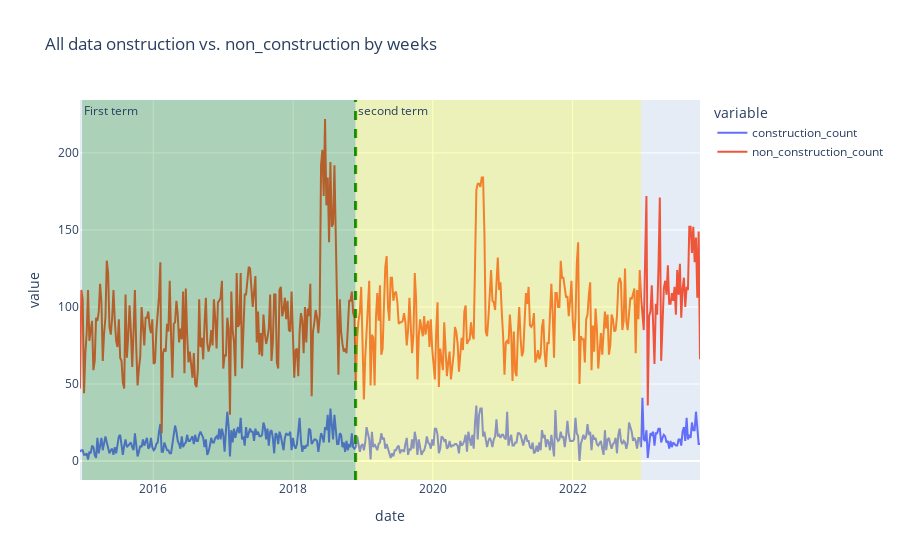

The code cell stored with this chart in its notebook:
### Code cell
import plotly.express as px

fig = px.line(weekly_frequency, x="date", y=["construction_count","non_construction_count"], title='All data onstruction vs. non_construction by weeks')
fig.add_vline(x="2018-11-24", line_width=3, line_dash="dash", line_color="green")
fig.add_vrect(x0="2014-12-25", x1="2018-11-23", 
              annotation_text="First term", annotation_position="top left",
              fillcolor="green", opacity=0.25, line_width=0)
fig.add_vrect(x0="2018-11-24", x1="2022-12-25", 
              annotation_text="second term", annotation_position="top left",
              fillcolor="yellow", opacity=0.25, line_width=0)
fig.show()

### Figure 1 — Plotly figure (JSON) as saved in the notebook; plotly's stock layout.template omitted (floating-point values rounded to 4 significant figures; data arrays with more than 128 entries replaced by an {"elided": "..."} marker saying what was removed)
{"data": [{"hovertemplate": "variable=construction_count<br>date=%{x}<br>value=%{y}<extra></extra>", "legendgroup": "construction_count", "line": {"color": "#636efa", "dash": "solid"}, "marker": {"symbol": "circle"}, "mode": "lines", "name": "construction_count", "orientation": "v", "showlegend": true, "type": "scatter", "x": {"elided": "464 str values"}, "xaxis": "x", "y": {"elided": "464 int values"}, "yaxis": "y"}, {"hovertemplate": "variable=non_construction_count<br>date=%{x}<br>value=%{y}<extra></extra>", "legendgroup": "non_construction_count", "line": {"color": "#EF553B", "dash": "solid"}, "marker": {"symbol": "circle"}, "mode": "lines", "name": "non_construction_count", "orientation": "v", "showlegend": true, "type": "scatter", "x": {"elided": "464 str values"}, "xaxis": "x", "y": {"elided": "464 int values"}, "yaxis": "y"}], "layout": {"annotations": [{"showarrow": false, "text": "First term", "x": "2014-12-25", "xanchor": "left", "xref": "x", "y": 1, "yanchor": "top", "yref": "y domain"}, {"showarrow": false, "text": "second term", "x": "2018-11-24", "xanchor": "left", "xref": "x", "y": 1, "yanchor": "top", "yref": "y domain"}], "legend": {"title": {"text": "variable"}, "tracegroupgap": 0}, "shapes": [{"line": {"color": "green", "dash": "dash", "width": 3}, "type": "line", "x0": "2018-11-24", "x1": "2018-11-24", "xref": "x", "y0": 0, "y1": 1, "yref": "y domain"}, {"fillcolor": "green", "line": {"width": 0}, "opacity": 0.25, "type": "rect", "x0": "2014-12-25", "x1": "2018-11-23", "xref": "x", "y0": 0, "y1": 1, "yref": "y domain"}, {"fillcolor": "yellow", "line": {"width": 0}, "opacity": 0.25, "type": "rect", "x0": "2018-11-24", "x1": "2022-12-25", "xref": "x", "y0": 0, "y1": 1, "yref": "y domain"}], "title": {"text": "All data onstruction vs. non_construction by weeks"}, "xaxis": {"anchor": "y", "domain": [0, 1], "title": {"text": "date"}}, "yaxis": {"anchor": "x", "domain": [0, 1], "title": {"text": "value"}}}}
